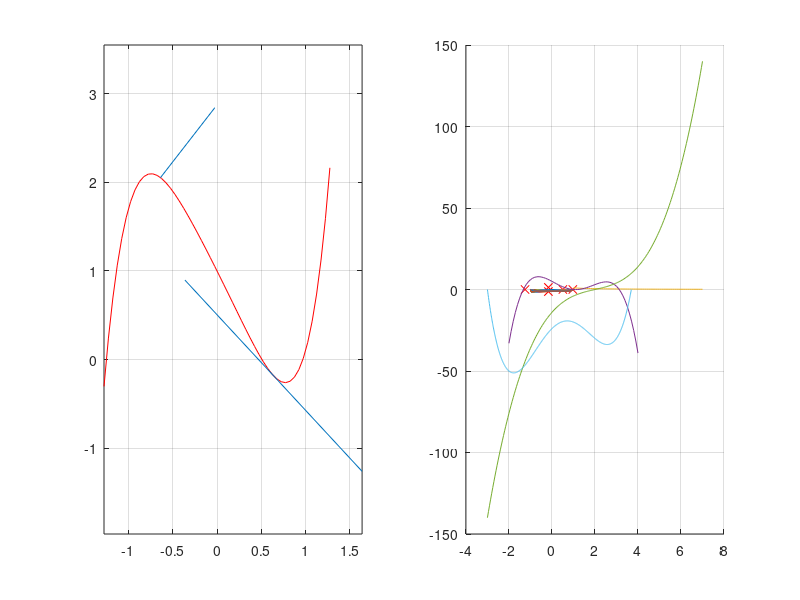

Here is the MATLAB script that generated this plot: (Note: this script raises an error after producing the figure.)
%%
p = [1,-3.55,5.1,-3.1];
x = -2:0.05:2;
y = polyval(p,x);
%k = roots(p)
%k =
%
%   1.5500 + 0.0000i
%   1.0000 + 1.0000i
%   1.0000 - 1.0000i
plot(x,y,1.55,polyval(p,1.55),'rx');
grid on;
%%
p = [1,0.1,0.2,-0.2,-2,1];
r = max(roots(p));
dr = sqrt(real(r)^2 + imag(r)^2);
x = -dr:0.05:dr;
f = polyval(p,x);
subplot(1,2,1);
plot(x,f,'r');
grid on;
x1 = dr/2;
k = polyval(polyder(p),x1);
line([x1 - 1,x1 + 1],[polyval(p,x1) - k,polyval(p,x1) + k]);
x2 = -dr/2;
k = polyval(polyder(p),x2);
line([x2,x2 - k/sqrt(1+k^2)],[polyval(p,x2),polyval(p,x2) + 1/sqrt(1+k^2)]);
axis equal
subplot(1,2,2);
hold on;
grid on;
v = roots(p);
for i = 1:length(v)
    plot(real(v(i)),imag(v(i)),'rx');
end
%%
A = [2,-3,4,-5,6];
B = [1,-3,1];
[q,r] = deconv(A,B)
conv(B,q) + r
%%
p = [1,-2,6,-10,16];
valp = p(1);
xp = 4;
for i = 2:length(p)
    valp = valp * xp + p(i);
end
valp
polyval(p,xp)
q = [1,-2,6,-10,16];
valq = q(1);
xq = -2-i;
for i = 2:length(p)
    valq = valq * xq + q(i);
end
valq
polyval(q,xq)
%%
X = -1:0.05:1;
N = 1:1:10;
x = -1:0.05:1;
hold on;
grid on;
for n = 1:1:30
    y = x.^(2*n)-n*x.^(n+1)+n*x.^(n-1)-1;
    plot(x,y);
end
%%
% r вектор - столбец коэффициентов в числителях
% p вектор - столбец корней полинома
% k вектор - столбец коэффициентов полинома целой части
a = [1,0,0];
b = poly([-1,-2,-3]);
[r,p,k] = residue(a,b)
a = [1,3];
b = poly([1,j,-j]);
[r,p,k] = residue(a,b)
a = [1,0,0];
b = poly([-1,1,j,-j]);
[r,p,k] = residue(a,b)
%%
n = 7;
y = [];
for i=1:n
    y = [y 1/i];
end
x = [];
for k=1:n
    v = [1];
    for d=1:(n-1)
        v = [v(1)*k v];
    end
    x = [x;v];
end
A = (x^-1 * y.')';
Ax = 1:0.1:n;
Ay = polyval(A,Ax);
plot(Ax,Ay);
grid on;
%%
X = [-1 0 1 2 3];
y = [6 5 0 3 2];
x = [];
for i=1:5
    v = [1];
    for j=1:4
        v = [v(1).*X(i) v];
    end
    x = [x;v];
end
A = (x^-1 * y.')';
Ax = -2:0.1:4;
Ay = polyval(A,Ax);
plot(Ax,Ay);
grid on;
%%
p = [1 -6 15 -14];
x = roots(p);
v = [];
for i=1:length(x)
    if imag(x(i))==0
        v = [v x(i)];
    end
end
a = min(v);
b = max(v);
if a==b
    a = a - 5;
    b = b + 5;
end
t = a:0.05:b;
plot(t,polyval(p,t));
grid on;
%%
p = [1 -2 -8 13 -24];
x = roots(p)
v = [];
for i=1:length(x)
    if imag(x(i))==0
        v = [v x(i)];
    end
end
a = min(v);
b = max(v);
if a==b
    a = a - 5;
    b = b + 5;
end
t = a:0.01:b;
plot(t,polyval(p,t));
grid on;
%%
n = 4;
A = rand(4);
p = charpoly(A);
polyvalm(p,A);
%%
syms x
f = x^4+2*x^3-x^2-4*x-2;
g = x^4+x^3-x^2-2*x-2;
[G,A,B] = gcd(f,g);
A * f + B * g == G
%%
syms x
f = x^4-x^3-4*x^2+4*x+1;
g = x^2-x-1;
[G,A,B] = gcd(f,g);
A * f + B * g == G
%%
k = [];
for i=1:100
    k = [k 1];
end
p = poly(k);
k = roots(p);
subplot(2,1,1);
hold on;
grid on;
for i=1:100
    plot(real(k(i)),imag(k(i)),'rx');
end
subplot(2,1,2);
hold on
for i=1:100
    if imag(k(i))==0
        plot(real(k(i)),imag(k(i)),'rx');
    end
end
x = -2.7:0.01:4.5;
plot(x,polyval(p,x));
grid on;
